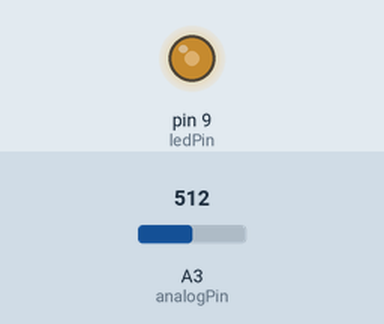
A sketch run on a simulated Arduino Uno, built with avr-gcc and run on an emulated ATmega328P. Shown: output pins drawn as LEDs (lit = HIGH). The test bench sets the inputs (shaded band); at power-on: A3 (analogPin) = 512.

Above: at 1.2 s.
1.3 s: A3 (analogPin) set to 716
At 1.9 s:
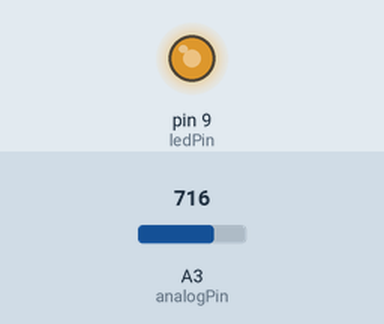
2.8 s: A3 (analogPin) set to 900
At 4.0 s:
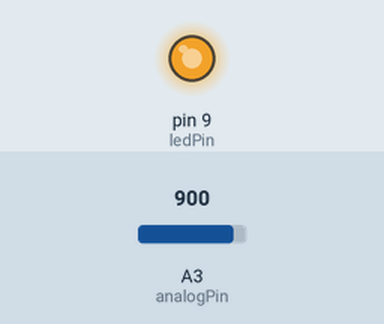
4.3 s: A3 (analogPin) set to 122
At 5.4 s:
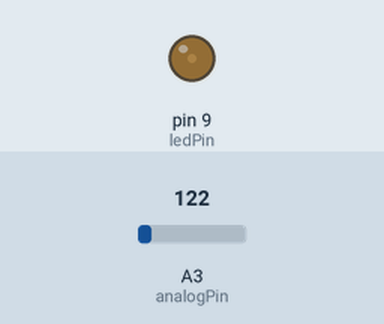
5.8 s: A3 (analogPin) set to 0
At 6.5 s:
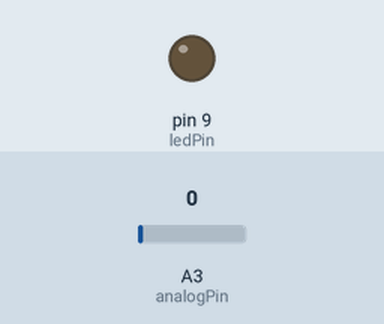
Timing chart, 0 to 8.3 s (numbered marks = the images above; inputs shaded):
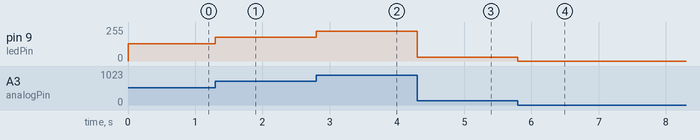

The sketch:

sketch_pwm.ino
```cpp
int ledPin = 9; // LED连接到数字引脚9
int analogPin = 3; // 电位计连接到模拟针脚3
int val = 0; // 变量来存储读取值

void setup() {
   pinMode(ledPin, OUTPUT); // 将管脚设置为输出
}

void loop() {
   val = analogRead(analogPin); // 读取输入引脚
   analogWrite(ledPin, (val / 4)); // analogRead值从0到1023
      // 模拟写入0到255的值
}
```

Measured:
- after the input at 1.3 s, pin 9 (ledPin): 128/255 → 179/255 at once
- after the input at 2.8 s, pin 9 (ledPin): 179/255 → 225/255 at once
- after the input at 4.3 s, pin 9 (ledPin): 225/255 → 30/255 at once
- after the input at 5.8 s, pin 9 (ledPin): 30/255 → 0/255 at once
